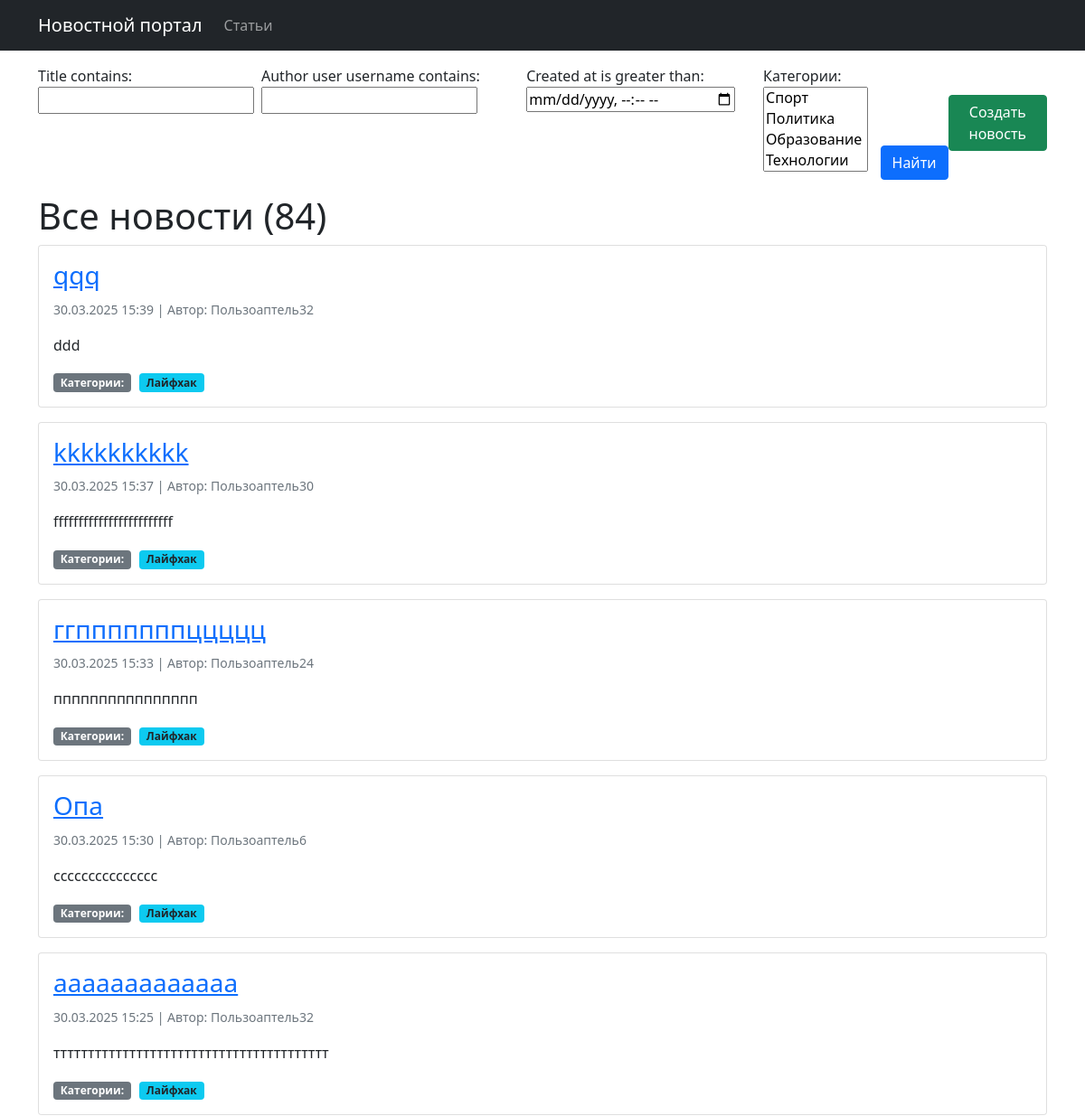
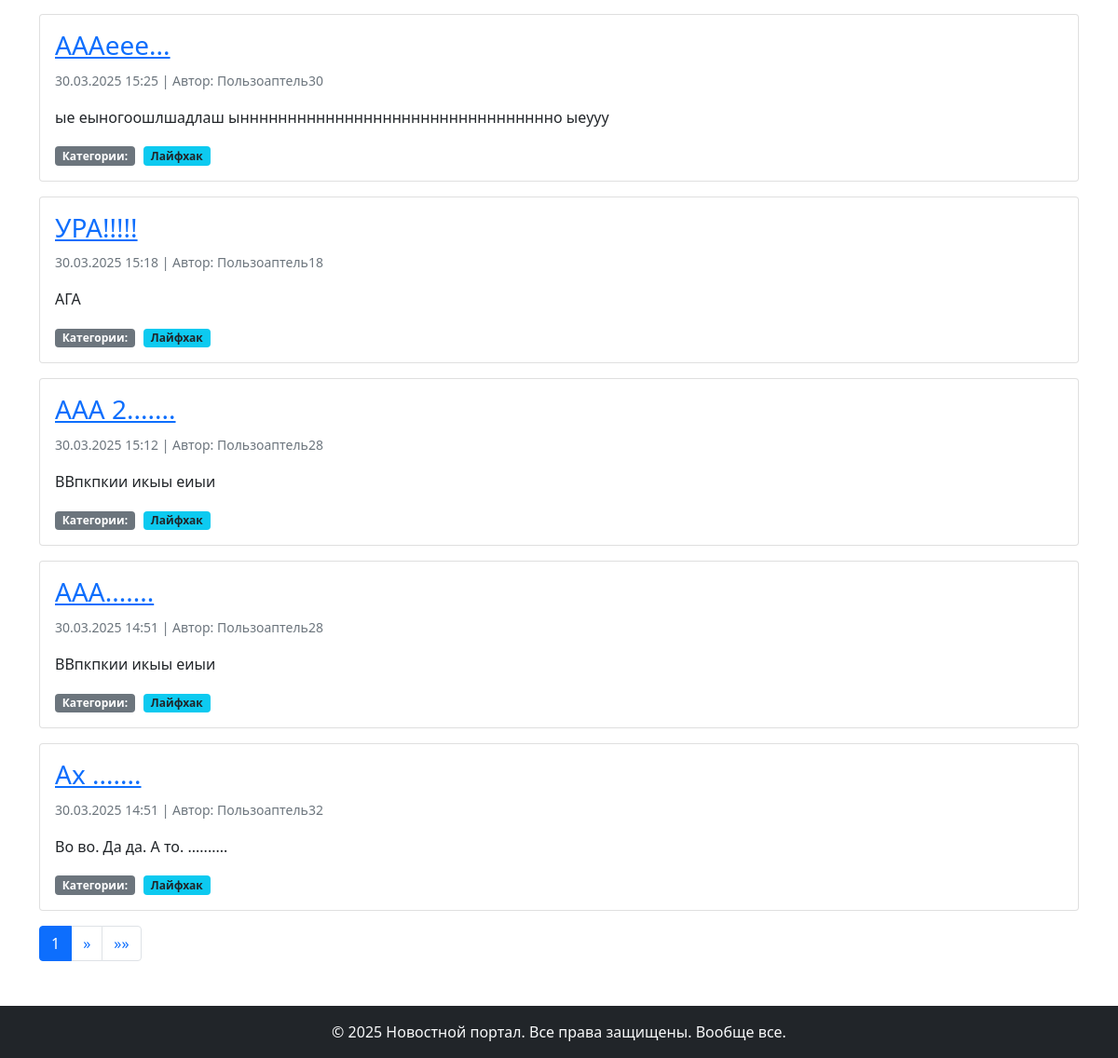
The app's page / (signed in) with its own data (2 pictures, top to bottom).
### biblio/models.py (models this page shows, shortened)
class Post(models.Model):
    NEWS = 'NW'
    ARTICLE = 'AR'
    POST_TYPES = [
        (NEWS, 'Новость'),
        (ARTICLE, 'Статья')
    ]
    author = models.ForeignKey(Author, on_delete=models.CASCADE)
    post_type = models.CharField(max_length=2, choices=POST_TYPES)
    created_at = models.DateTimeField(auto_now_add=True)
    categories = models.ManyToManyField(Category, through='PostCategory')
    title = models.CharField(max_length=255)
    text = models.TextField()
    rating = models.IntegerField(default=0)
    def preview(self):
        return f"{self.text}"

class Author(models.Model):
    user = models.OneToOneField(User, on_delete=models.CASCADE)
    rating = models.IntegerField(default=0)

class Category(models.Model):
    name = models.CharField(max_length=255, unique=True)
    subscribers = models.ManyToManyField(User, through='CategorySubscriber', related_name='subscribed_categories')
    def __str__(self):
        return self.name

### biblio/views.py (the view)
# urls.py: path('', NewsList.as_view(), name='news_list'),
class NewsList(PermissionRequiredMixin, ListView):
    model = Post
    template_name = 'news/news_list.html'
    context_object_name = 'news'
    queryset = Post.objects.filter(post_type='NW').order_by('-created_at')
    paginate_by = 10
    permission_required = ('biblio.view_post',)
    def get_queryset(self):
        queryset = super().get_queryset().filter(post_type='NW')
        self.filterset = SearchPost(self.request.GET, queryset)
        return self.filterset.qs
    def get_context_data(self, **kwargs):
        context = super().get_context_data(**kwargs)
        context['filterset'] = self.filterset
        context['news_count'] = Post.objects.filter(post_type='NW').count()
        context['article_count'] = Post.objects.filter(post_type='AR').count()
        context['time_now'] = datetime.now()
        context['next_sale'] = "Распродажа в среду!"
        return context

### biblio/templatetags/custom_filters.py (called while the page is built)
@register.filter()
def censor (value):
    for word in censor_list:
        value = value.replace(word[1:-1], "*" * len(word[1:-1]))
    return value

### biblio/templatetags/custom_tags.py (called while the page is built)
@register.simple_tag(takes_context=True)
def url_replace(context, **kwargs):
   d = context['request'].GET.copy()
   for k, v in kwargs.items():
       d[k] = v
   return d.urlencode()

### templates/news/news_list.html (shortened to what this page needs)
{% extends 'default.html' %}
{% load custom_filters %}
{% load custom_tags %}
{% block content %}
   <div class="container mt-3">
       <div class="d-flex justify-content-between align-items-center mb-3">
           <form action="" method="get" class="d-flex gap-2">
               {{ filterset.form.as_p }}
               <input type="submit" value="Найти" class="btn btn-primary" style="height: fit-content; align-self: flex-end;" />
           </form>
           {% if perms.biblio.add_post %}
               <a href="{% url 'biblio:news_create' %}" class="btn btn-success">
                    Создать новость
               </a>
           {% endif %}
       </div>
       <h1>Все новости ({{ news_count }})</h1>
       <div class="news-list">
           {% if news %}
               {% for post in news %}
                   <div class="card mb-3">
                       <div class="card-body">
                           <h3 class="card-title">
                               <a href="{% url 'biblio:news_detail' post.id %}">{{ post.title|censor }}</a>
                           </h3>
                           <p class="card-text">
                               <small class="text-muted">
                                   {{ post.created_at|date:"d.m.Y H:i" }} |
                                   Автор: {{ post.author.user.username }}
                               </small>
                           </p>
                           <p class="card-text">{{ post.preview|censor|truncatewords:20 }}</p>
                           <div class="categories">
                               <span class="badge bg-secondary">Категории:</span>
                               {% for category in post.categories.all %}
                                   <span class="badge bg-info text-dark">{{ category.name }}</span>
                               {% endfor %}
                           </div>
                       </div>
                   </div>
               {% endfor %}
           {% else %}
               <div class="alert alert-info">Новостей пока нет.</div>
           {% endif %}
           <nav aria-label="Page navigation">
               <ul class="pagination">
                   <li class="page-item active">
                       <span class="page-link">{{ page_obj.number }}</span>
                   </li>
                   {% if page_obj.has_next %}
                       <li class="page-item">
                           <a class="page-link" href="?{% url_replace page=page_obj.next_page_number %}" aria-label="Next">
                               <span aria-hidden="true">&raquo;</span>
                           </a>
                       </li>
                       <li class="page-item">
                           <a class="page-link" href="?{% url_replace page=page_obj.paginator.num_pages %}" aria-label="Last">
                               <span aria-hidden="true">&raquo;&raquo;</span>
                           </a>
                       </li>
                   {% endif %}
               </ul>
           </nav>
       </div>
   </div>
{% endblock content %}

### templates/news/news_list.html (style rules this page uses)
.categories { margin-top: 10px; }
.badge { margin-right: 5px; }
form p { margin-bottom: 0.5rem; }

### records on screen
Post: title|censor "qqq", created_at "30.03.2025 15:39", author.user.username "Пользоаптель32", preview|censor "ddd"
Category: name "Лайфхак"
Post: title|censor "kkkkkkkkkk", created_at "30.03.2025 15:37", author.user.username "Пользоаптель30", preview|censor "ffffffffffffffffffffffff"
Post: title|censor "ггпппппппццццц", created_at "30.03.2025 15:33", author.user.username "Пользоаптель24", preview|censor "пппппппппппппппп"
Post: title|censor "Опа", created_at "30.03.2025 15:30", author.user.username "Пользоаптель6", preview|censor "ссссссссссссссс"
Post: title|censor "ааааааааааааа", created_at "30.03.2025 15:25", author.user.username "Пользоаптель32", preview|censor "тттттттттттттттттттттттттттттттттттттттт"
Post: title|censor "АААеее...", created_at "30.03.2025 15:25", author.user.username "Пользоаптель30", preview|censor "ые еыногоошлшадлаш ыннннннннннннннннннннннннннннннннно ыеууу"
Post: title|censor "УРА!!!!!", created_at "30.03.2025 15:18", author.user.username "Пользоаптель18", preview|censor "АГА"
Post: title|censor "ААА 2.......", created_at "30.03.2025 15:12", author.user.username "Пользоаптель28", preview|censor "ВВпкпкии икыы еиыи"
Post: title|censor "ААА.......", created_at "30.03.2025 14:51", author.user.username "Пользоаптель28", preview|censor "ВВпкпкии икыы еиыи"
Post: title|censor "Ах .......", created_at "30.03.2025 14:51", author.user.username "Пользоаптель32", preview|censor "Во во. Да да. А то. .........."

### other values on screen
{{ news_count }} "84"
{{ page_obj.number }} "1"
